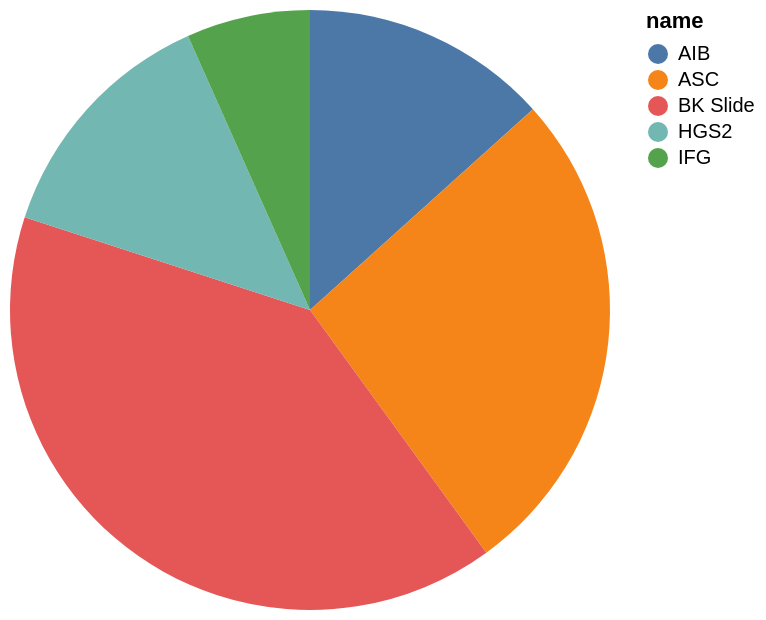

The Vega-Lite source for this figure:
### Vega-Lite specification from a JSON file in a GitHub repository (floating-point values rounded to 4 significant figures)
{"data": {"values": [{"x_data": "AIB", "y_data": 2}, {"x_data": "ASC", "y_data": 4}, {"x_data": "BK Slide", "y_data": 6}, {"x_data": "HGS2", "y_data": 2}, {"x_data": "IFG", "y_data": 1}]}, "mark": "arc", "encoding": {"theta": {"field": "y_data", "type": "quantitative", "title": "COUNT(name)"}, "color": {"field": "x_data", "type": "nominal", "title": "name"}}}
